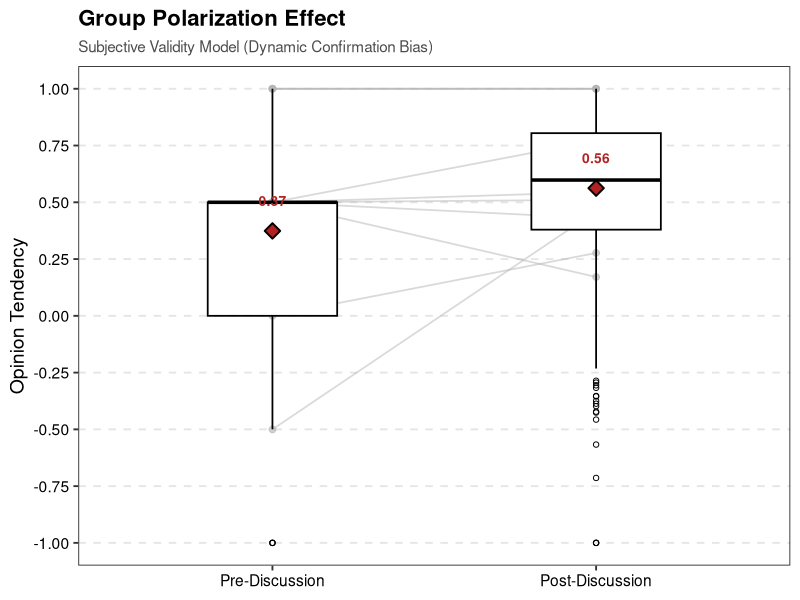

Recreate this plot in R.
# ==============================================================================
# Persuasive Arguments Theory (PAT) Simulation Module
# Paradigm: Weighted Average with Dynamic Confirmation Bias (Validity Filtering)
# ==============================================================================

library(ggplot2)
library(tidyr)
library(dplyr)

#' Create Binary Argument Pool
#'
#' Generates the specific pool of arguments available to the group members.
#' This function creates a strict binary pool consisting only of -1 (Contra)
#' and +1 (Pro) arguments.
#'
#' @param pool_size Integer. The total number of arguments to generate.
#' @param pool_bias Numeric. The target directional tendency (-1 to 1).
#'        Maps to probability: 0.0 is neutral, 0.8 is strong Pro, -1.0 is pure Contra.
#'
#' @return A numeric vector containing only the values -1 and 1.

create_pool <- function(pool_size, pool_bias) {
  # Map Bias [-1, 1] to Probability [0, 1]
  prob_pos <- (pool_bias + 1) / 2
  
  # Sample strict binary arguments
  arguments <- sample(c(-1, 1), size = pool_size, replace = TRUE, 
                      prob = c(1 - prob_pos, prob_pos))
  
  return(arguments)
}

#' Initialize Single Agent
#'
#' Creates an agent object and establishes their "Status Quo" opinion.
#' The agent draws Initial Arguments (IA) from the pool. At this stage, all
#' arguments are treated as fully valid (weight = 1.0) because they form the
#' agent's baseline identity.
#'
#' @param agent_id Integer or String. Unique identifier for the agent.
#' @param pool Numeric vector. The group argument pool (binary values).
#' @param n_IA Integer. Number of Initial Arguments held before discussion.
#'
#' @return A list containing the agent ID, weighted sums, and T_pre.

initialize_agent <- function(agent_id, pool, n_IA) {
  # 1. Draw Initial Arguments (IA) without replacement
  ia_values <- sample(pool, size = n_IA, replace = FALSE)
  
  # 2. Assign weights (Identity Phase: All arguments are fully valid)
  ia_weights <- rep(1, n_IA) 
  
  # 3. Calculate Initial Tendency (Weighted Average)
  sum_val <- sum(ia_values * ia_weights)
  sum_w   <- sum(ia_weights)
  
  # Safety check for division by zero
  t_pre <- if(sum_w == 0) 0 else sum_val / sum_w
  
  list(
    id = agent_id,
    sum_val = sum_val, 
    sum_w   = sum_w,   
    t_pre   = t_pre,
    t_post  = NA_real_,
    shift   = NA_real_
  )
}

#' Discuss and Update Agent (Sequential Validity Processing)
#'
#' Simulates the discussion phase where the agent is exposed to Additional Arguments (AA).
#' Implements a Dynamic Confirmation Bias: Consonant arguments (matching current T) are
#' perceived as fully valid (Weight = 1.0). Dissonant arguments are discounted based on
#' the strength of the current opinion.
#'
#' Formula for Dissonant Weight: w = 1 - (|T| * conf_bias_strength)
#'
#' @param agent List. The agent object created by initialize_agent.
#' @param pool Numeric vector. The group argument pool.
#' @param n_AA Integer. Number of Additional Arguments to encounter.
#' @param conf_bias_strength Numeric. Factor (0 to 1) controlling bias intensity.
#'        0.0 is rational processing; 1.0 is maximum bias (strong opinions ignore dissent).
#'
#' @return The updated agent list including T_post and shift.

discuss_and_update <- function(agent, pool, n_AA, conf_bias_strength = 1) {
  
  # Load current state
  current_sum_val <- agent$sum_val
  current_sum_w   <- agent$sum_w
  current_t       <- agent$t_pre
  
  # Process new arguments sequentially
  for(k in 1:n_AA) {
    # 1. Draw ONE new argument (with replacement)
    new_arg <- sample(pool, size = 1, replace = TRUE)
    
    # 2. Check Alignment
    is_consonant <- (new_arg * current_t) >= 0 
    
    # 3. Calculate Validity Weight
    if (is_consonant) {
      weight <- 1.0
    } else {
      # Discount dissonant arguments based on opinion strength
      weight <- 1.0 - (abs(current_t) * conf_bias_strength)
      if(weight < 0) weight <- 0
    }
    
    # 4. Update Weighted Average
    current_sum_val <- current_sum_val + (new_arg * weight)
    current_sum_w   <- current_sum_w + weight
    
    # Immediate feedback: Update T for the next argument
    current_t <- current_sum_val / current_sum_w
  }
  
  # Save final results
  agent$t_post  <- current_t
  agent$shift   <- agent$t_post - agent$t_pre
  agent$sum_val <- current_sum_val
  agent$sum_w   <- current_sum_w
  
  return(agent)
}

#' Run Complete PAT Simulation
#'
#' Orchestrates the full simulation process: creating the binary pool, initializing agents,
#' running the sequential discussion with validity filtering, and calculating results.
#'
#' @param n_agents Integer. Number of agents in the group.
#' @param pool_size Integer. Total number of binary arguments in the pool.
#' @param pool_bias Numeric. Target directional tendency (-1 to 1).
#' @param n_IA Integer. Number of Initial Arguments per agent.
#' @param n_AA Integer. Number of Additional Arguments per agent.
#' @param conf_bias_strength Numeric. Strength of confirmation bias (0 to 1). Default 1.0.
#'
#' @return A list containing Config, Individual_Data, and Group_Polarization.

run_simulation <- function(n_agents = 10, 
                           pool_size = 1000, 
                           pool_bias = 0.5, 
                           n_IA = 3, 
                           n_AA = 20, 
                           conf_bias_strength = 1.0) {
  
  # 1. Create Environment
  group_pool <- create_pool(pool_size, pool_bias)
  
  # 2. Initialize Agents
  agents <- vector("list", n_agents)
  for(i in 1:n_agents) {
    agents[[i]] <- initialize_agent(i, group_pool, n_IA)
  }
  
  # 3. Discussion Process
  for(i in 1:n_agents) {
    agents[[i]] <- discuss_and_update(agents[[i]], group_pool, n_AA, conf_bias_strength)
  }
  
  # 4. Aggregation
  all_pre <- sapply(agents, function(x) x$t_pre)
  all_post <- sapply(agents, function(x) x$t_post)
  
  gp <- mean(all_post) - mean(all_pre)
  
  results_df <- data.frame(
    AgentID = sapply(agents, function(x) x$id),
    T_pre = round(all_pre, 3),
    T_post = round(all_post, 3),
    Shift = round(all_post - all_pre, 3)
  )
  
  list(
    Config = list(
      n_agents = n_agents, 
      pool_bias = pool_bias, 
      conf_bias = conf_bias_strength,
      n_IA = n_IA,
      n_AA = n_AA
    ),
    Individual_Data = results_df,
    Group_Polarization = gp
  )
}

#' Simulate Full Experiment (Multi-Group)
#'
#' Simulates a complete experiment comprising multiple independent groups,
#' mirroring the design of studies like Moscovici & Zavalloni (1969).
#' It aggregates individual-level data from all groups into a single dataset
#' suitable for statistical hypothesis testing (e.g., t-test).
#'
#' @param n_groups Integer. Number of independent groups to simulate (e.g., 10).
#' @param n_agents_per_group Integer. Number of agents per group (e.g., 4).
#' @param ... Additional arguments passed to run_simulation (e.g., pool_bias, conf_bias_strength).
#'
#' @return A data frame containing data for all agents across all groups,
#'         including a 'GroupID' column.
simulate_experiment <- function(n_groups = 10, n_agents_per_group = 4, ...) {
  
  # List to store result dataframes from each group
  all_data_list <- list()
  
  # Argument list for do.call
  args_list <- list(...)
  # Add the specific n_agents for this wrapper
  args_list$n_agents <- n_agents_per_group
  
  for (g in 1:n_groups) {
    # Run simulation for one group
    # do.call is used to pass the variable arguments (...) cleanly
    sim_result <- do.call(run_simulation, args_list)
    
    # Extract individual data
    df <- sim_result$Individual_Data
    
    # Add GroupID to distinguish this group's members
    df$GroupID <- g
    
    # Store in list
    all_data_list[[g]] <- df
  }
  
  # Merge all group dataframes into one large dataset
  full_dataset <- do.call(rbind, all_data_list)
  
  return(full_dataset)
}

# ==============================================================================
# EXECUTION & EVALUATION
# ==============================================================================

# 1. Run Subjective Validity Simulation
set.seed(1)
simulation_validity <- simulate_experiment(
  n_groups = 50, 
  n_agents_per_group = 10,
  pool_size = 1000,
  pool_bias = 0.4,
  n_IA = 4,
  n_AA = 12,
  conf_bias_strength = 1.0
)

# 2. Paired t-Test
print("--- Result: Subjective Validity Model ---")
validity_ttest <- t.test(simulation_validity$T_post, simulation_validity$T_pre, paired = TRUE)
print(validity_ttest)

# 3. Data Preparation for Plotting
plot_data_validity <- simulation_validity %>%
  mutate(UniqueID = paste0("G", GroupID, "_A", AgentID)) %>%
  select(UniqueID, T_pre, T_post) %>%
  pivot_longer(
    cols = c("T_pre", "T_post"), 
    names_to = "Phase", 
    values_to = "Value"
  ) %>%
  mutate(Phase = factor(Phase, levels = c("T_pre", "T_post")))

# Sample random individuals for trajectory lines
set.seed(123)
sampled_ids_val <- sample(unique(plot_data_validity$UniqueID), 10)
sampled_data_val <- plot_data_validity %>% filter(UniqueID %in% sampled_ids_val)

# 4. Boxplot Output
p_validity <- ggplot(plot_data_validity, aes(x = Phase, y = Value)) +
  theme_bw(base_size = 14) +
  theme(
    panel.grid.major.x = element_blank(),
    panel.grid.minor = element_blank(),
    panel.grid.major.y = element_line(color = "grey90", linetype = "dashed"),
    plot.title = element_text(face = "bold", size = 16),
    plot.subtitle = element_text(color = "grey30", size = 11),
    axis.text = element_text(color = "black")
  ) +
  
  # Trajectories (Background)
  geom_line(data = sampled_data_val, aes(group = UniqueID), color = "grey70", alpha = 0.5, linewidth = 0.6) +
  geom_point(data = sampled_data_val, size = 2, color = "grey70", alpha = 0.6) +
  
  # Boxplot
  geom_boxplot(fill = "white", color = "black", width = 0.4, outlier.shape = 1, linewidth = 0.6) +
  
  # Means
  stat_summary(fun = mean, geom = "point", shape = 23, size = 3.5, fill = "firebrick", color = "black", stroke = 1) +
  stat_summary(fun = mean, geom = "text", aes(label = sprintf("%.2f", after_stat(y))), 
               vjust = -2.5, color = "firebrick", fontface = "bold", size = 3.5) +
  
  scale_y_continuous(limits = c(-1, 1), breaks = seq(-1, 1, 0.25)) +
  scale_x_discrete(labels = c("Pre-Discussion", "Post-Discussion")) +
  
  labs(
    title = "Group Polarization Effect",
    subtitle = "Subjective Validity Model (Dynamic Confirmation Bias)",
    y = "Opinion Tendency",
    x = NULL
  )

ggsave("individual_contribution/validity_group_polarization_result.png", plot = p_validity, width = 8, height = 6, dpi = 300)